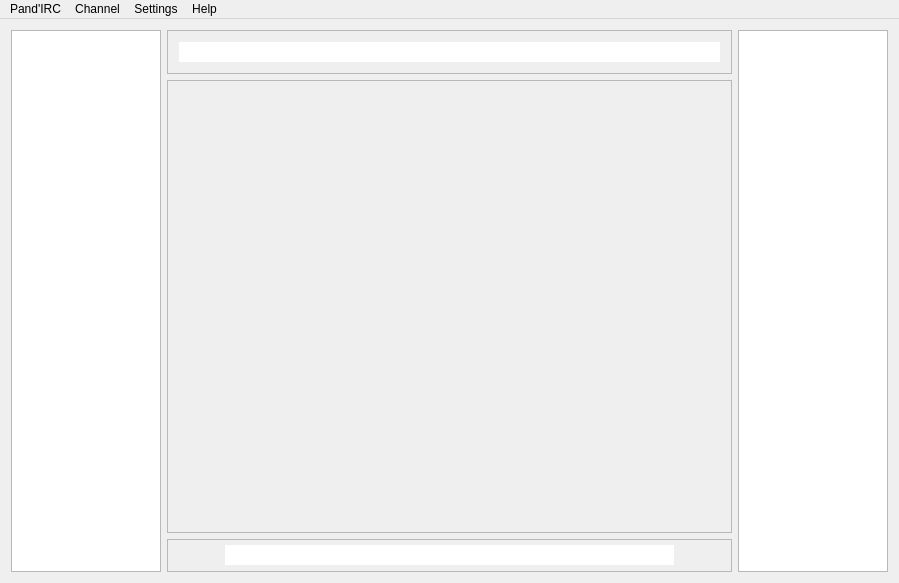
<?xml version="1.0" encoding="UTF-8"?>
<ui version="4.0">
 <class>MainFrame</class>
 <widget class="QMainWindow" name="MainFrame">
  <property name="geometry">
   <rect>
    <x>0</x>
    <y>0</y>
    <width>899</width>
    <height>583</height>
   </rect>
  </property>
  <property name="windowTitle">
   <string>MainFrame</string>
  </property>
  <widget class="QWidget" name="mainLayout">
   <layout class="QHBoxLayout" name="horizontalLayout_3">
    <item>
     <widget class="QListWidget" name="channelList">
      <property name="minimumSize">
       <size>
        <width>50</width>
        <height>0</height>
       </size>
      </property>
      <property name="maximumSize">
       <size>
        <width>150</width>
        <height>16777215</height>
       </size>
      </property>
      <property name="focusPolicy">
       <enum>Qt::NoFocus</enum>
      </property>
      <property name="frameShape">
       <enum>QFrame::StyledPanel</enum>
      </property>
      <property name="frameShadow">
       <enum>QFrame::Sunken</enum>
      </property>
      <property name="sortingEnabled">
       <bool>true</bool>
      </property>
     </widget>
    </item>
    <item>
     <layout class="QVBoxLayout" name="chatLayout">
      <item>
       <widget class="QFrame" name="verticalFrame">
        <property name="frameShape">
         <enum>QFrame::StyledPanel</enum>
        </property>
        <property name="frameShadow">
         <enum>QFrame::Sunken</enum>
        </property>
        <layout class="QVBoxLayout" name="verticalLayout">
         <item>
          <widget class="QLineEdit" name="topicDisplay">
           <property name="focusPolicy">
            <enum>Qt::NoFocus</enum>
           </property>
           <property name="frame">
            <bool>false</bool>
           </property>
           <property name="readOnly">
            <bool>true</bool>
           </property>
          </widget>
         </item>
        </layout>
       </widget>
      </item>
      <item>
       <widget class="QScrollArea" name="scrollArea">
        <property name="focusPolicy">
         <enum>Qt::NoFocus</enum>
        </property>
        <property name="autoFillBackground">
         <bool>true</bool>
        </property>
        <property name="frameShape">
         <enum>QFrame::StyledPanel</enum>
        </property>
        <property name="frameShadow">
         <enum>QFrame::Sunken</enum>
        </property>
        <property name="widgetResizable">
         <bool>true</bool>
        </property>
        <widget class="QWidget" name="scrollAreaWidgetContents">
         <property name="geometry">
          <rect>
           <x>0</x>
           <y>0</y>
           <width>565</width>
           <height>457</height>
          </rect>
         </property>
         <layout class="QVBoxLayout" name="verticalLayout_2">
          <item>
           <layout class="QHBoxLayout" name="horizontalLayout">
            <item>
             <layout class="QVBoxLayout" name="nickBox"/>
            </item>
            <item>
             <layout class="QVBoxLayout" name="chatBox"/>
            </item>
           </layout>
          </item>
          <item>
           <spacer name="verticalSpacer">
            <property name="orientation">
             <enum>Qt::Vertical</enum>
            </property>
            <property name="sizeType">
             <enum>QSizePolicy::Expanding</enum>
            </property>
            <property name="sizeHint" stdset="0">
             <size>
              <width>20</width>
              <height>441</height>
             </size>
            </property>
           </spacer>
          </item>
         </layout>
        </widget>
       </widget>
      </item>
      <item>
       <widget class="QFrame" name="MessageBox">
        <property name="minimumSize">
         <size>
          <width>0</width>
          <height>0</height>
         </size>
        </property>
        <property name="maximumSize">
         <size>
          <width>16777215</width>
          <height>1677215</height>
         </size>
        </property>
        <property name="frameShape">
         <enum>QFrame::StyledPanel</enum>
        </property>
        <property name="frameShadow">
         <enum>QFrame::Sunken</enum>
        </property>
        <layout class="QHBoxLayout" name="horizontalLayout_2">
         <property name="spacing">
          <number>6</number>
         </property>
         <property name="topMargin">
          <number>4</number>
         </property>
         <property name="bottomMargin">
          <number>5</number>
         </property>
         <item>
          <widget class="QPushButton" name="pushButton_upload">
           <property name="focusPolicy">
            <enum>Qt::NoFocus</enum>
           </property>
           <property name="text">
            <string/>
           </property>
           <property name="flat">
            <bool>true</bool>
           </property>
          </widget>
         </item>
         <item>
          <widget class="MCLineEdit" name="messageSender">
           <property name="minimumSize">
            <size>
             <width>0</width>
             <height>20</height>
            </size>
           </property>
           <property name="maximumSize">
            <size>
             <width>16777215</width>
             <height>20</height>
            </size>
           </property>
           <property name="focusPolicy">
            <enum>Qt::TabFocus</enum>
           </property>
           <property name="frame">
            <bool>false</bool>
           </property>
          </widget>
         </item>
         <item>
          <widget class="QPushButton" name="pushButton_emojis">
           <property name="minimumSize">
            <size>
             <width>0</width>
             <height>20</height>
            </size>
           </property>
           <property name="maximumSize">
            <size>
             <width>16777215</width>
             <height>20</height>
            </size>
           </property>
           <property name="focusPolicy">
            <enum>Qt::NoFocus</enum>
           </property>
           <property name="flat">
            <bool>true</bool>
           </property>
          </widget>
         </item>
        </layout>
       </widget>
      </item>
     </layout>
    </item>
    <item>
     <widget class="QListWidget" name="userList">
      <property name="minimumSize">
       <size>
        <width>50</width>
        <height>0</height>
       </size>
      </property>
      <property name="maximumSize">
       <size>
        <width>150</width>
        <height>16777215</height>
       </size>
      </property>
      <property name="focusPolicy">
       <enum>Qt::NoFocus</enum>
      </property>
      <property name="frameShape">
       <enum>QFrame::StyledPanel</enum>
      </property>
      <property name="frameShadow">
       <enum>QFrame::Sunken</enum>
      </property>
      <property name="sortingEnabled">
       <bool>true</bool>
      </property>
     </widget>
    </item>
   </layout>
  </widget>
  <widget class="QMenuBar" name="menuBar">
   <property name="geometry">
    <rect>
     <x>0</x>
     <y>0</y>
     <width>899</width>
     <height>20</height>
    </rect>
   </property>
   <widget class="QMenu" name="menuFichier">
    <property name="title">
     <string>Pand'IRC</string>
    </property>
    <addaction name="actionConnect"/>
    <addaction name="actionDisconnect"/>
    <addaction name="actionchannelList"/>
    <addaction name="actionSet_Away"/>
   </widget>
   <widget class="QMenu" name="menuEdition">
    <property name="title">
     <string>Channel</string>
    </property>
    <widget class="QMenu" name="menuAlerts">
     <property name="title">
      <string>Alerts</string>
     </property>
     <addaction name="actionBip_on_messages"/>
     <addaction name="actionHide_join_part_messages"/>
    </widget>
    <addaction name="menuAlerts"/>
    <addaction name="actionwho"/>
    <addaction name="actionNames"/>
    <addaction name="actionClean"/>
    <addaction name="actionClose"/>
   </widget>
   <widget class="QMenu" name="menuFenetre">
    <property name="title">
     <string>Settings</string>
    </property>
    <widget class="QMenu" name="menuTheme">
     <property name="title">
      <string>Theme</string>
     </property>
     <addaction name="actionLight"/>
     <addaction name="actionDark"/>
     <addaction name="separator"/>
    </widget>
    <addaction name="menuTheme"/>
   </widget>
   <widget class="QMenu" name="menuAide">
    <property name="title">
     <string>Help</string>
    </property>
   </widget>
   <addaction name="menuFichier"/>
   <addaction name="menuEdition"/>
   <addaction name="menuFenetre"/>
   <addaction name="menuAide"/>
  </widget>
  <action name="actioninp">
   <property name="text">
    <string>inp</string>
   </property>
  </action>
  <action name="actionConnect">
   <property name="text">
    <string>Connect</string>
   </property>
   <property name="shortcut">
    <string>Ctrl+N</string>
   </property>
  </action>
  <action name="actionDisconnect">
   <property name="text">
    <string>Disconnect</string>
   </property>
   <property name="shortcut">
    <string>Ctrl+Q</string>
   </property>
  </action>
  <action name="actionLight">
   <property name="text">
    <string>Light</string>
   </property>
  </action>
  <action name="actionDark">
   <property name="text">
    <string>Dark</string>
   </property>
  </action>
  <action name="actionBip_on_messages">
   <property name="text">
    <string>Bip on messages</string>
   </property>
  </action>
  <action name="actionHide_join_part_messages">
   <property name="text">
    <string>Hide join/part messages</string>
   </property>
  </action>
  <action name="actionNames">
   <property name="text">
    <string>Users List</string>
   </property>
  </action>
  <action name="actionwho">
   <property name="text">
    <string>Users Infos</string>
   </property>
  </action>
  <action name="actionSet_Away">
   <property name="text">
    <string>Away Mode</string>
   </property>
   <property name="shortcut">
    <string>Alt+A</string>
   </property>
  </action>
  <action name="actionClean">
   <property name="text">
    <string>Clean</string>
   </property>
  </action>
  <action name="actionClose">
   <property name="text">
    <string>Close</string>
   </property>
   <property name="shortcut">
    <string>Ctrl+W</string>
   </property>
  </action>
  <action name="actionchannelList">
   <property name="text">
    <string>List of Channels</string>
   </property>
   <property name="shortcut">
    <string>Ctrl+L</string>
   </property>
  </action>
  <action name="actionJoin">
   <property name="text">
    <string>Join</string>
   </property>
   <property name="shortcut">
    <string>Ctrl+J</string>
   </property>
  </action>
 </widget>
 <layoutdefault spacing="6" margin="11"/>
 <customwidgets>
  <customwidget>
   <class>MCLineEdit</class>
   <extends>QLineEdit</extends>
   <header>src/gui/mclineedit.h</header>
  </customwidget>
 </customwidgets>
 <resources/>
 <connections/>
</ui>
